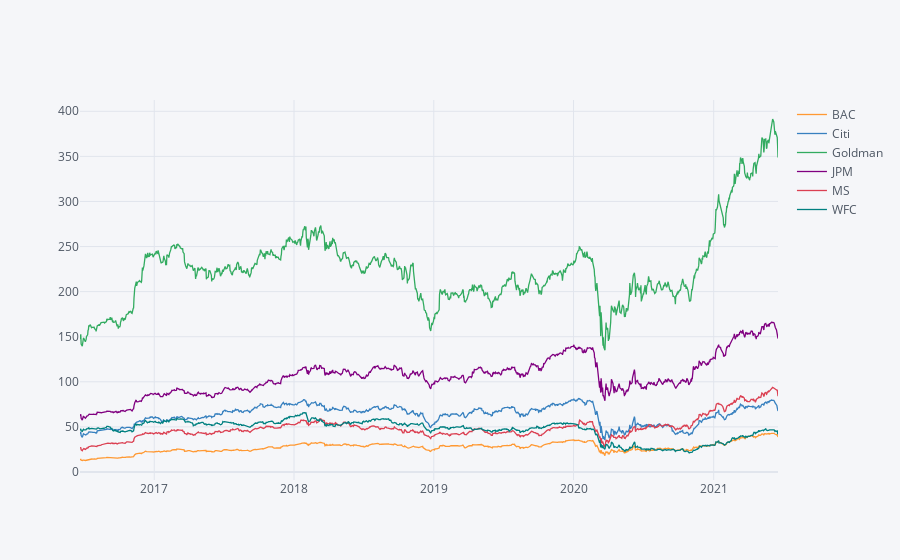

Source (notebook cell):
### Code cell
# plotly
bank_stocks.xs(key='Close',axis=1,level='Stock Info').iplot()

### Figure 1 — Plotly figure (JSON) as saved in the notebook; plotly's stock layout.template omitted (floating-point values rounded to 4 significant figures; data arrays with more than 128 entries replaced by an {"elided": "..."} marker saying what was removed)
{"data": [{"line": {"color": "rgba(255, 153, 51, 1.0)", "dash": "solid", "shape": "linear", "width": 1.3}, "mode": "lines", "name": "BAC", "text": "", "type": "scatter", "x": {"elided": "1258 str values"}, "y": {"elided": "1258 float values"}}, {"line": {"color": "rgba(55, 128, 191, 1.0)", "dash": "solid", "shape": "linear", "width": 1.3}, "mode": "lines", "name": "Citi", "text": "", "type": "scatter", "x": {"elided": "1258 str values"}, "y": {"elided": "1258 float values"}}, {"line": {"color": "rgba(50, 171, 96, 1.0)", "dash": "solid", "shape": "linear", "width": 1.3}, "mode": "lines", "name": "Goldman", "text": "", "type": "scatter", "x": {"elided": "1258 str values"}, "y": {"elided": "1258 float values"}}, {"line": {"color": "rgba(128, 0, 128, 1.0)", "dash": "solid", "shape": "linear", "width": 1.3}, "mode": "lines", "name": "JPM", "text": "", "type": "scatter", "x": {"elided": "1258 str values"}, "y": {"elided": "1258 float values"}}, {"line": {"color": "rgba(219, 64, 82, 1.0)", "dash": "solid", "shape": "linear", "width": 1.3}, "mode": "lines", "name": "MS", "text": "", "type": "scatter", "x": {"elided": "1258 str values"}, "y": {"elided": "1258 float values"}}, {"line": {"color": "rgba(0, 128, 128, 1.0)", "dash": "solid", "shape": "linear", "width": 1.3}, "mode": "lines", "name": "WFC", "text": "", "type": "scatter", "x": {"elided": "1258 str values"}, "y": {"elided": "1258 float values"}}], "layout": {"legend": {"bgcolor": "#F5F6F9", "font": {"color": "#4D5663"}}, "paper_bgcolor": "#F5F6F9", "plot_bgcolor": "#F5F6F9", "title": {"font": {"color": "#4D5663"}}, "xaxis": {"gridcolor": "#E1E5ED", "showgrid": true, "tickfont": {"color": "#4D5663"}, "title": {"font": {"color": "#4D5663"}, "text": ""}, "zerolinecolor": "#E1E5ED"}, "yaxis": {"gridcolor": "#E1E5ED", "showgrid": true, "tickfont": {"color": "#4D5663"}, "title": {"font": {"color": "#4D5663"}, "text": ""}, "zerolinecolor": "#E1E5ED"}}}
